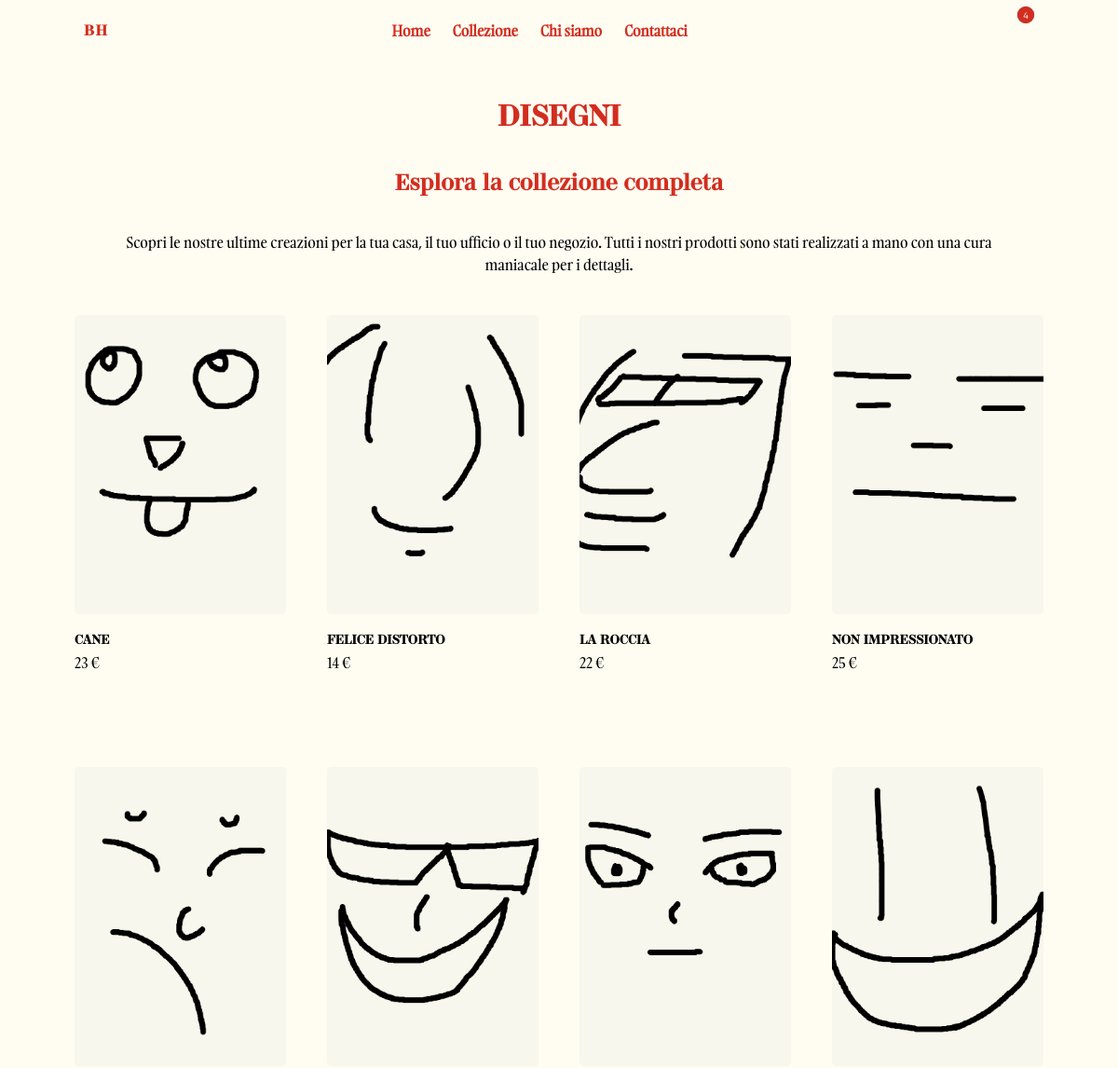
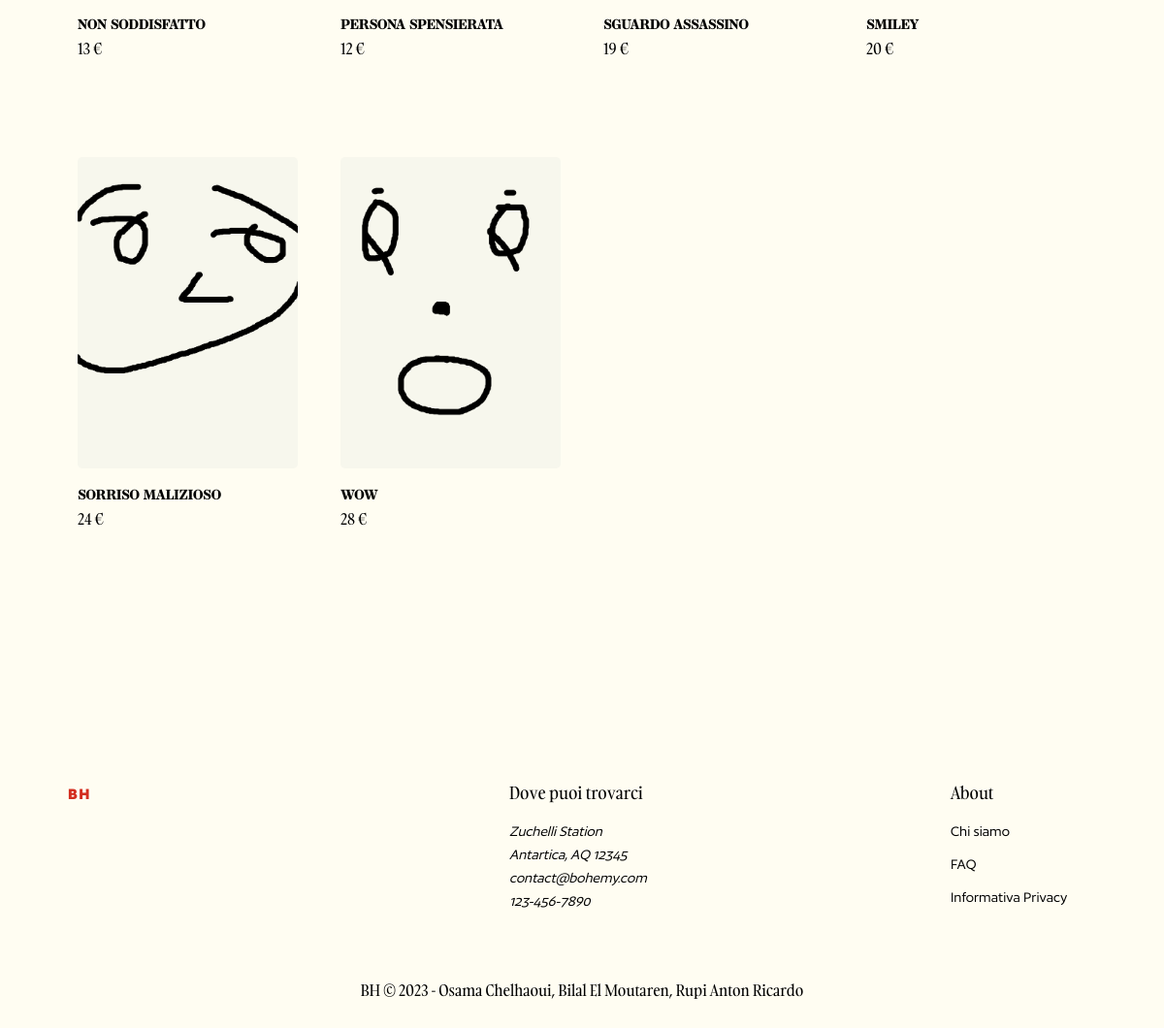
Screenshot of /collection.php with the database file from the repository (2 pictures, top to bottom).
### tables this page shows
CREATE TABLE `disegni` (
  `nome` varchar(40) NOT NULL,
  `disegno` varchar(40),
  `descrizione` text,
  `autore` varchar(40),
  `prezzo` int,
  PRIMARY KEY(nome)
);

### php/db.php (called while the page is built, shortened)
<?php
    class db {
        private static $host;
        private static $username;
        private static $password;
        private static $dbname;
        private static function connect($host = "mysql-db", $username = "user", $password = "test", $dbname = "test_database") {
            try {
                self::$host = $host;
                self::$username = $username;
                self::$password = $password;
                self::$dbname = $dbname;
                $mysqli = new mysqli(self::$host, self::$username, self::$password, self::$dbname);
                return $mysqli;
            } catch (Exception $e) {
                server_error();
            }
        }
        public static function run_query($query, ...$params) {
            $mysqli = self::connect();
            $stmt = $mysqli->prepare($query);
            $stmt->execute();
            $result = $stmt->get_result();
            $result = $result->fetch_all(MYSQLI_ASSOC);
            return $result;
        }
    }
?>

### php/drawing.php (called while the page is built, shortened)
<?php
    require_once("db.php");
    function get_all_drawings() {
        return db::run_query("SELECT * FROM disegni");
    }
    function count_drawings() {
        return count(db::run_query("SELECT * FROM disegni"));
    }
?>

### collection.php (the view, shortened to what this page needs)
<?php
    require "php/drawing.php";
    $title = "Collezione - BOHEMY";
    $description = "La collezione completa dei quadri BOHEMY";
    $keywords = "collezione, quadri, BOHEMY, arte, disegni";
    include "php/template/header.php";
    $DOM = file_get_contents("html/collection.html");
    $card = file_get_contents("html/template/card.html");
    $row = get_all_drawings();
    for($i = 0;$i < count_drawings(); $i++) {
        $template = str_replace("",  "./images/immagini/" . $row[$i]["disegno"], $card);
        $template = str_replace("<input type=\"hidden\" name=\"nome\" value=\"\">","<input type=\"hidden\" name=\"nome\" value=\"" . $row[$i]["nome"] . "\">", $template);
        $template = str_replace("", $row[$i]["nome"], $template);
        $template = str_replace("", $row[$i]["prezzo"] . " €", $template);
        $template = $template . "\n";
        $DOM = str_replace("", $template, $DOM);
    }
    echo ($DOM);
    include "php/template/footer.php";
?>

### php/template/header.php
<?php
    $DOM = file_get_contents("html/template/header.html");
    $DOM = str_replace("", $title, $DOM);
    $DOM = str_replace("", $description, $DOM);
    $DOM = str_replace("'", $keywords, $DOM);
    echo($DOM);
?>

### php/template/footer.php
<?php
    $DOM = file_get_contents("html/template/footer.html");
    echo ($DOM);
?>

### styles/styles.css (style rules this page uses)
* { padding: 0; margin: 0; min-width: none; box-sizing: border-box; list-style: none; scroll-behavior: smooth; scroll-padding-top: 2%; text-decoration: none; -webkit-font-smoothing: antialiased; text-rendering: optimizeLegibility; }
html { overflow-y: scroll; font-size: 100%; margin: auto; line-height: 1.5em; }
body { --background-color: #FFFDF2; --heading-color: #D32D1F; --body-color: black; --text-color: #D32D1F; --inactive-border: #FFFDF2; --inactive-text: #D32D1F; --alternative-background-color: #FDF5DF; --display: "Stardom-Regular"; --serif: "Gambarino-Regular"; --sans: "Author-Variable"; --sans-italic: "Author-VariableItalic"; }
body { font-family: var(--serif); background-color: var(--background-color); color: var(--body-color); margin: 0; }
img { width: 100%; }
section { padding: 7rem 0 2rem 0; scroll-snap-align: center; }
.container { max-width: 1060px; margin: auto; width: 100%; overflow: auto; scroll-snap-type: y mandatory; }
.header-description { display: flex; flex-direction: column; align-items: center; justify-content: center; gap: 1rem; margin: 1rem 3rem 2rem 3rem; text-align: center; }
header { position: fixed; left: 0; width: 100%; z-index: 100; }
.nav { display: flex; justify-content: space-between; align-items: center; padding: 17px 20px; top: 0; left: 0; right: 0; z-index: 100; background-color: var(--background-color); }
.logo { font-family: var(--display); color: var(--text-color); font-weight: bold; letter-spacing: 0.1rem; }
.navbar { display: flex; align-items: center; column-gap: 1.5rem; }
.nav-link { color: var(--inactive-text); transition: 1s all cubic-bezier(0.075, 0.82, 0.165, 1); font-weight: 600; font-family: var(--serif); }
.nav-icons { display: flex; flex-direction: row; justify-content: center; align-items: center; column-gap: 1rem; }
.nav-icons i, .nav-icons a { cursor: pointer; justify-content: center; vertical-align: middle; align-items: center; color: var(--text-color); }
.basket { position:relative; display:flex; justify-content: center; align-items: center; width:32px; height:32px; margin:0 10px; cursor:pointer; }
.basket[data-badge]:after { content:attr(data-badge); position:absolute; top:-10px; right:-10px; font-size:.7em; background:var(--text-color); color:var(--background-color); width:18px; height:18px; text-align:center; line-height:18px; border-radius:50%; box-shadow:0 0 1px #333; font-family: var(--sans); }
.footer { display: grid; grid-template-columns: repeat(auto-fit, minmax(150px, auto)); justify-content: space-between; gap: 1rem; margin-top: 3rem !important; }
.footer-box:not(h2) { font-weight: normal; font-family: var(--sans); }
.footer .logo { color: var(--text-color); }
.footer-box { display: flex; flex-direction: column; }
.footer-box h2 { font-size: 1.1em; font-weight: 400; margin-bottom: 1rem; font-family: var(--serif); }
.footer-box a { font-family: var(--sans); color: var(--body-color); margin-bottom: 10px; transition: .4s all cubic-bezier(0.075, 0.82, 0.165, 1); }
.copyright { padding: 30px; color: var(--body-color); text-align: center; }
.small-collection-grid { display: grid; grid-template-columns: repeat(auto-fit, minmax(200px, auto)); justify-content: space-between; gap: 1.5rem; border-radius: 1.5rem; width: 100%; }
.small-collection-card { display: flex; flex-direction: column; margin-bottom: 1.5rem; justify-content: space-between; transition: .5s all cubic-bezier(0.075, 0.82, 0.165, 1); color: var(--body-color); padding: 10px; border-radius: 15px; }
.small-collection-card img { width: 100%; margin-bottom: 1rem; border-radius: 5px; object-fit: cover; }
.small-collection-card h3 { font-size: .88em; font-weight: 500; text-align: start; width: 100%; font-family: var(--display); text-transform: uppercase; font-weight: bold; }
.small-collection-text { display: flex; align-items: start; flex-direction: column; justify-content: space-between; width: 100%; margin: 0; }
.small-collection-text span { font-weight: 500; }
.small-collection-text h3 { width: -moz-fit-content; width: fit-content; }
.heading { font-family: var(--display); font-weight: bold; text-align: center; color: var(--text-color); margin-bottom: 2.5rem; }
h1.heading { font-size: 2em; text-transform: uppercase; }
h2.heading { font-size: 1.5em; margin-top: 3rem; }
.hidden { opacity: 0; transition: all 1s; }
.show { opacity: 1; transition: all 1s; }

### rows the page displays
disegni: nome+disegno (picture), nome+disegno "CANE 23 €"
disegni: nome+disegno (picture), nome+disegno "FELICE DISTORTO 14 €"
disegni: nome+disegno (picture), nome+disegno "LA ROCCIA 22 €"
disegni: nome+disegno (picture), nome+disegno "NON IMPRESSIONATO 25 €"
disegni: nome+disegno (picture), nome+disegno "NON SODDISFATTO 13 €"
disegni: nome+disegno (picture), nome+disegno "PERSONA SPENSIERATA 12 €"
disegni: nome+disegno (picture), nome+disegno "SGUARDO ASSASSINO 19 €"
disegni: nome+disegno (picture), nome+disegno "SMILEY 20 €"
disegni: nome+disegno (picture), nome+disegno "SORRISO MALIZIOSO 24 €"
disegni: nome+disegno (picture), nome+disegno "WOW 28 €"

### other values shown
$DOM "BH Home Collezione Chi siamo Contattaci"
$DOM "BH Dove puoi trovarci Zuchelli Station Antartica, AQ 12345 contact@bohemy.com 123-456-7890 About Chi siamo FAQ Informativa Privacy BH © 2023 - Osama Chelhaoui, Bilal El Moutaren, Rupi Anton Ricardo"
